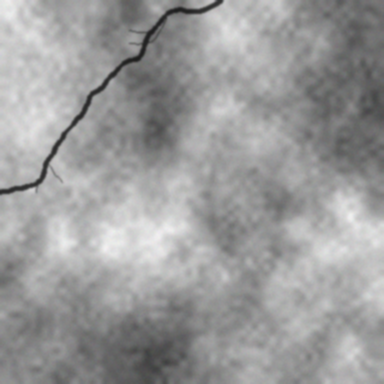
#> input picture sample_images/synthetic_01.png, 384 x 384 px
$ python -i analysis.py   (imports and definitions only)
#> lines starting #> are read from the running program, lines starting #| are printed output that depends on the picture; after the words box and inside, x2 and y2 are one past the last pixel; in counts of white or black regions, pixels touching at a corner belong together
"""Post-processing + crack measurements (no torch needed).

Everything the website displays about a predicted mask comes from here:
cleaning, area %, skeleton length, width, bounding boxes, severity, overlay,
and a classical (non-learned) crack detector used as a fallback baseline.
"""
import cv2
import numpy as np
from skimage.morphology import skeletonize


def clean_mask(mask, min_area=30):
    """Drop connected components smaller than min_area pixels."""
    mask = (np.asarray(mask) > 0).astype(np.uint8)
    if min_area <= 0 or mask.sum() == 0:
        return mask.astype(bool)
    n, lab, st, _ = cv2.connectedComponentsWithStats(mask, connectivity=8)
    keep = np.zeros_like(mask)
    for i in range(1, n):
        if st[i, cv2.CC_STAT_AREA] >= min_area:
            keep[lab == i] = 1
    return keep.astype(bool)


# [14 lines left out: function boxes_from_mask, not called in this run]


def skeleton_of(mask):
    return skeletonize(np.asarray(mask) > 0)


# [53 lines left out: functions crack_width_px, severity_label, crack_stats, overlay, not called in this run]


def classical_crack_mask(img_rgb):
    """Non-learned baseline: CLAHE -> black-hat (dark thin structures) -> adaptive threshold."""
    gray = cv2.cvtColor(img_rgb, cv2.COLOR_RGB2GRAY)
    h, w = gray.shape
#> h = 384; w = 384
    gray = cv2.createCLAHE(clipLimit=2.0, tileGridSize=(8, 8)).apply(gray)
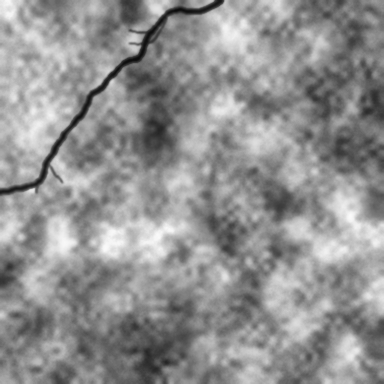
#> gray: shape (384, 384); min 11, max 250, mean 145
    gray = cv2.GaussianBlur(gray, (3, 3), 0)
    k = max(9, (min(h, w) // 25) | 1)
#> k = 15
    bh = cv2.morphologyEx(gray, cv2.MORPH_BLACKHAT, cv2.getStructuringElement(cv2.MORPH_ELLIPSE, (k, k))).astype(np.float32)
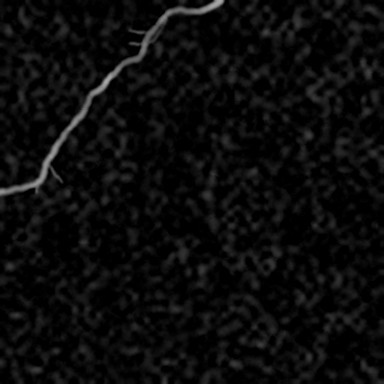
#> bh: shape (384, 384) float32; min 0, max 168, mean 11
    thr = max(15.0, float(bh.mean() + 2.5 * bh.std()))
#> thr = 49.88
    m = (bh > thr).astype(np.uint8)
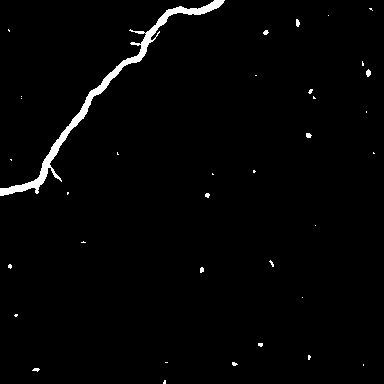
#> m: shape (384, 384); values 0 (black) and 1 (white), 1.8% white; 36 white regions (29 under 20 px), largest, box (x1, y1, x2, y2) and area: (0, 0, 225, 196) 2273, (366, 69, 371, 77) 29, (296, 19, 300, 27) 25
    m = cv2.morphologyEx(m, cv2.MORPH_CLOSE, np.ones((3, 3), np.uint8))
#> m: shape (384, 384); values 0 (black) and 1 (white), 1.8% white; 35 white regions (28 under 20 px), largest, box (x1, y1, x2, y2) and area: (0, 0, 225, 196) 2314, (366, 69, 371, 77) 29, (296, 19, 300, 27) 25
    return clean_mask(m, max(25, int(0.0003 * h * w)))
#> in clean_mask, `n, lab, st, _ = cv2.connectedComponentsWithStats(mask, connectivity=8)`:
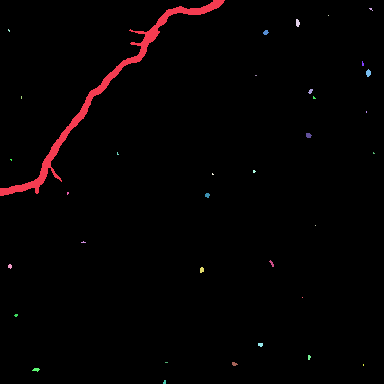
#> lab: shape (384, 384) int32; 36 distinct labels, from 0 to 35; one colour per label, 0 black
#> in clean_mask, `n, lab, st, _ = cv2.connectedComponentsWithStats(mask, connectivity=8)`: n = 36; st = 36 rows, first 6: [0, 0, 384, 384, 144802], [0, 0, 225, 196, 2314], [369, 8, 4, 3, 6], [328, 15, 1, 1, 1], [296, 19, 4, 8, 25], [8, 29, 2, 3, 4]
#> after the loop in clean_mask, `for i in range(1, n):`:
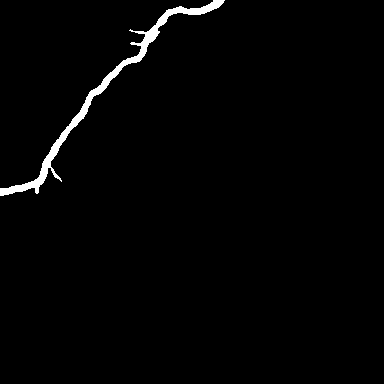
#> keep: shape (384, 384); values 0 (black) and 1 (white), 1.6% white; 1 white region, box (x1, y1, x2, y2) and area: (0, 0, 225, 196) 2314

>>> import cv2
>>> picture = cv2.cvtColor(cv2.imread('../sample_images/synthetic_01.png'), cv2.COLOR_BGR2RGB)
>>> result = classical_crack_mask(picture)

$ run again, on sample_images/synthetic_02.png
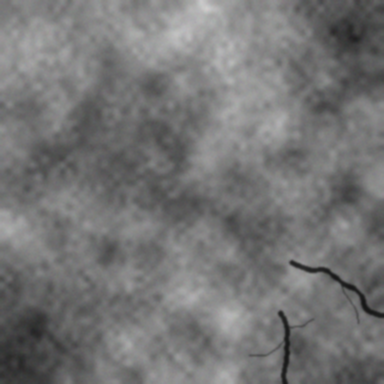
#> input picture sample_images/synthetic_02.png, 384 x 384 px
#> thr = 42
#> in clean_mask, `n, lab, st, _ = cv2.connectedComponentsWithStats(mask, connectivity=8)`:
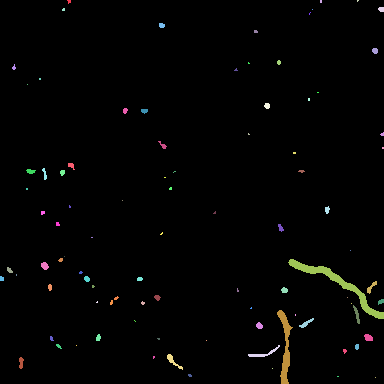
#> lab: shape (384, 384) int32; 93 distinct labels, from 0 to 92; one colour per label, 0 black
#> n = 93; st = 93 rows, first 6: [0, 0, 384, 384, 144773], [67, 0, 4, 4, 11], [320, 0, 2, 3, 6], [357, 0, 2, 2, 3], [378, 7, 6, 5, 26], [62, 8, 3, 3, 8]
#> after the loop in clean_mask, `for i in range(1, n):`:
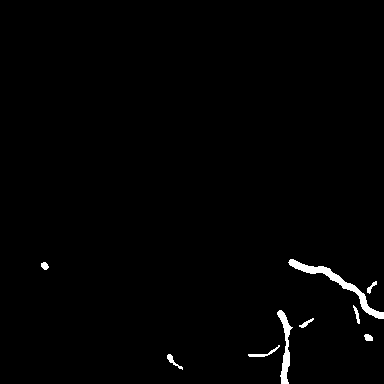
#> keep: shape (384, 384); values 0 (black) and 1 (white), 1.1% white; 9 white regions, largest, box (x1, y1, x2, y2) and area: (288, 259, 384, 319) 780, (277, 310, 293, 384) 443, (248, 345, 280, 357) 90

$ run again, on sample_images/synthetic_03.png
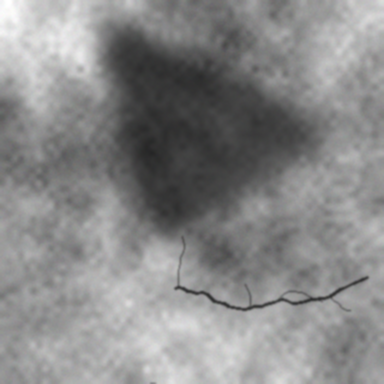
#> input picture sample_images/synthetic_03.png, 384 x 384 px
#> thr = 39.01
#> in clean_mask, `n, lab, st, _ = cv2.connectedComponentsWithStats(mask, connectivity=8)`:
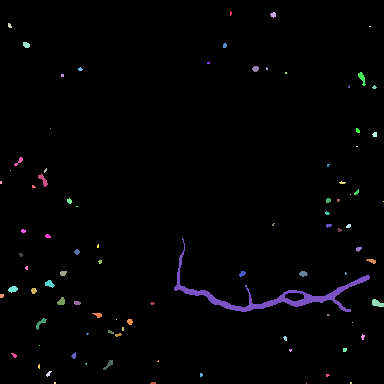
#> lab: shape (384, 384) int32; 90 distinct labels, from 0 to 89; one colour per label, 0 black
#> n = 90; st = 90 rows, first 6: [0, 0, 384, 384, 144552], [230, 11, 2, 5, 8], [270, 12, 6, 6, 24], [8, 23, 4, 5, 15], [369, 26, 2, 1, 2], [23, 42, 7, 6, 34]
#> after the loop in clean_mask, `for i in range(1, n):`:
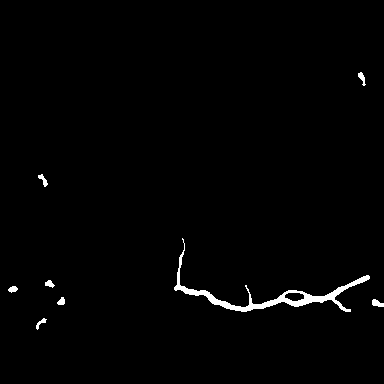
#> keep: shape (384, 384); values 0 (black) and 1 (white), 1.2% white; 8 white regions, largest, box (x1, y1, x2, y2) and area: (174, 238, 370, 312) 1461, (372, 299, 384, 307) 65, (38, 174, 48, 187) 56

$ run again, on sample_images/synthetic_04.png
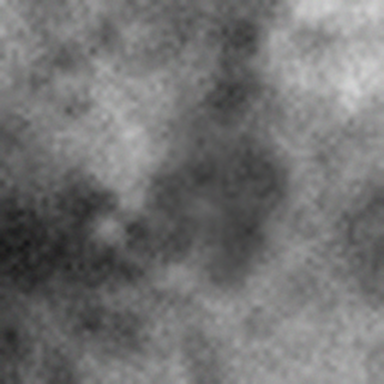
#> input picture sample_images/synthetic_04.png, 384 x 384 px
#> in classical_crack_mask, `bh = cv2.morphologyEx(gray, cv2.MORPH_BLACKHAT, cv2.getStructuringElem..`:
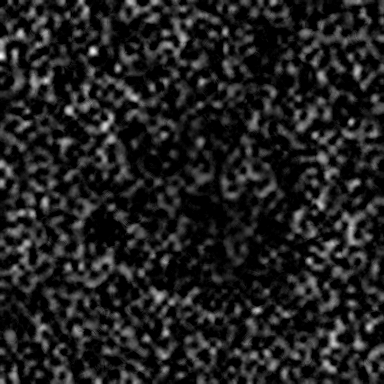
#> bh: shape (384, 384) float32; min 0, max 73, mean 9.4; drawn with min black and max white
#> thr = 34.63
#> lab: shape (384, 384) int32; 189 distinct labels, from 0 to 188
#> n = 189; st = 189 rows, first 6: [0, 0, 384, 384, 143773], [61, 0, 3, 3, 7], [79, 0, 4, 4, 14], [126, 0, 9, 6, 40], [152, 0, 6, 4, 23], [271, 0, 5, 4, 19]
#> after the loop in clean_mask, `for i in range(1, n):`:
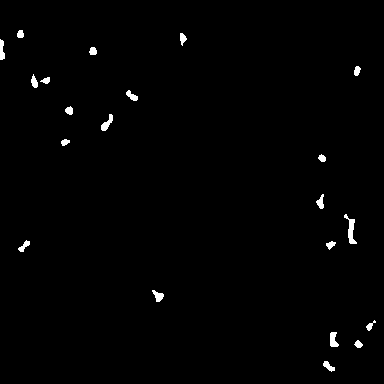
#> keep: shape (384, 384); values 0 (black) and 1 (white), 0.93% white; 21 white regions, largest, box (x1, y1, x2, y2) and area: (344, 214, 357, 244) 154, (330, 332, 339, 347) 97, (101, 114, 113, 131) 96
